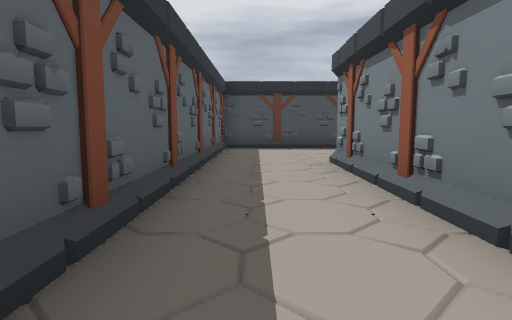
View 1 (above)

20 first-person views from a walk through a Godot game level. The camera is 1.4 m above the floor, tilts 6° down and sees 75° across. The floor is counted in squares, 2 m on a side. Each view is taken from the middle of a square. On the plan, view 1 faces up. The plan holds only what a view shows up to about 10 squares ahead; the rest is blank. The place goes on beyond the plan. Characters and animated objects are not drawn.

View 2
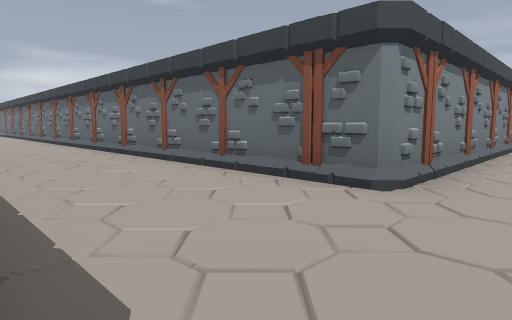

View 3
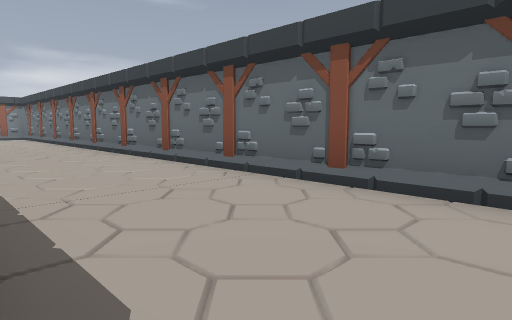

View 4
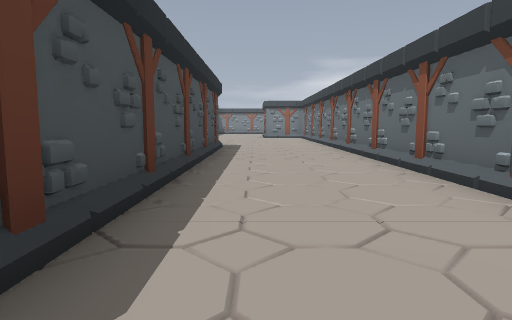

View 5
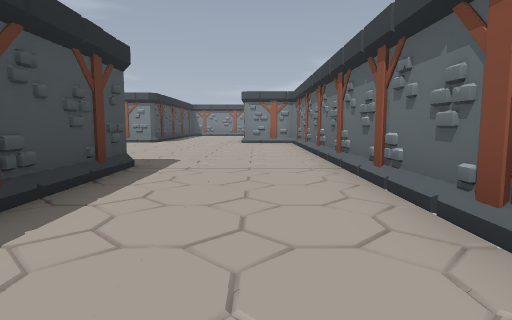

View 6
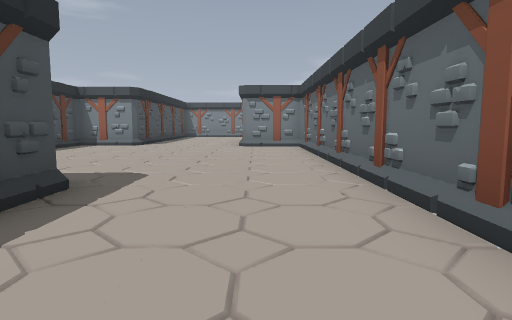

View 7
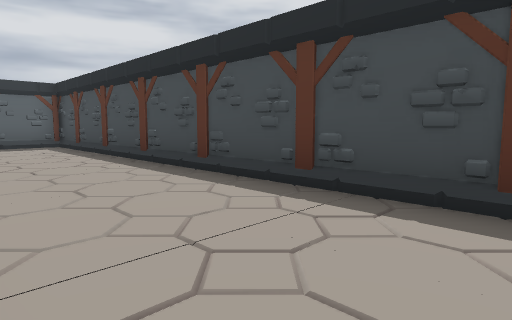

View 8
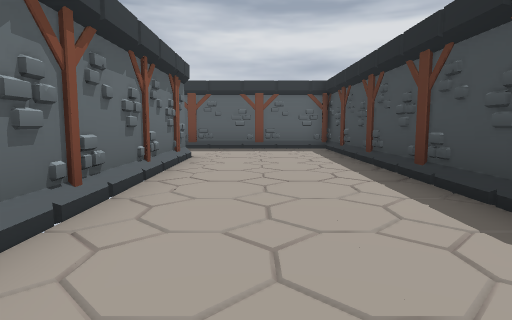

View 9
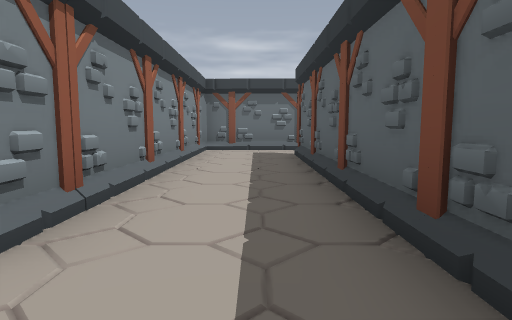

View 10
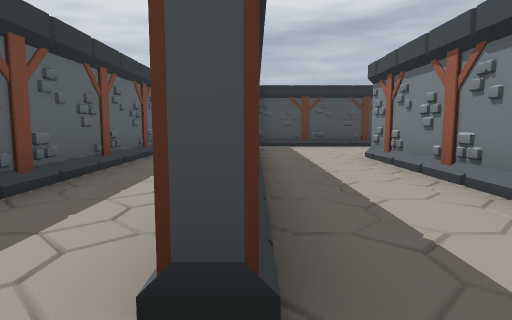

View 11
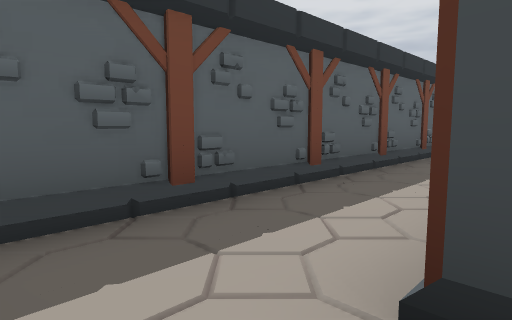

View 12
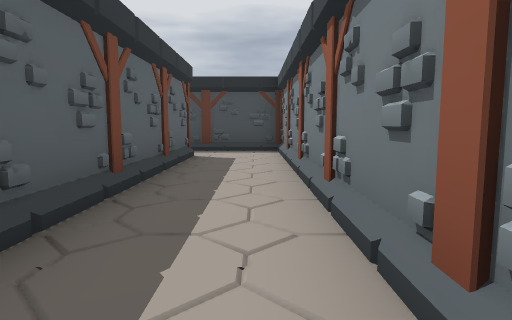

View 13
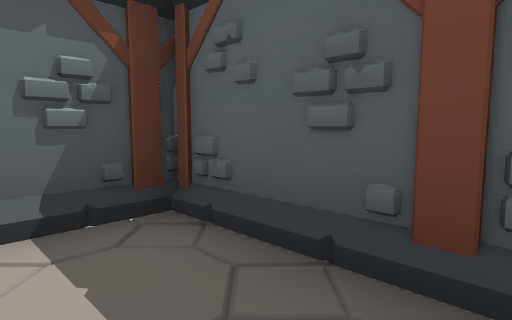

View 14
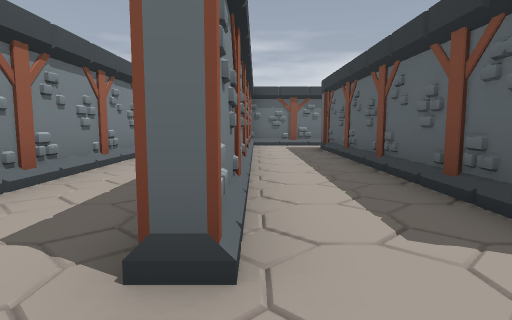

View 15
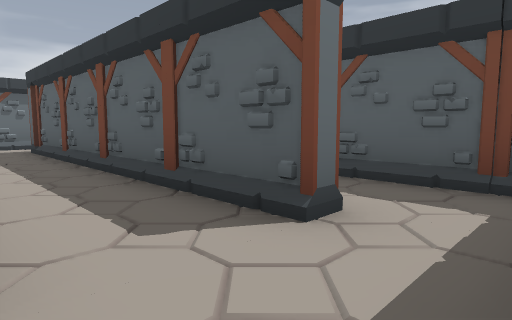

View 16
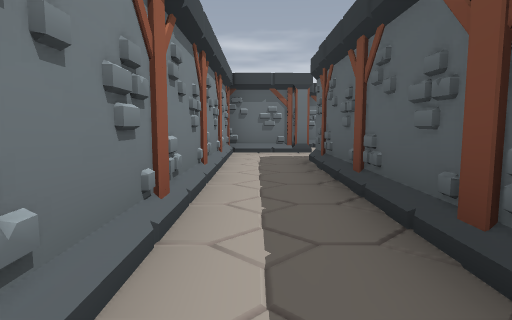

View 17
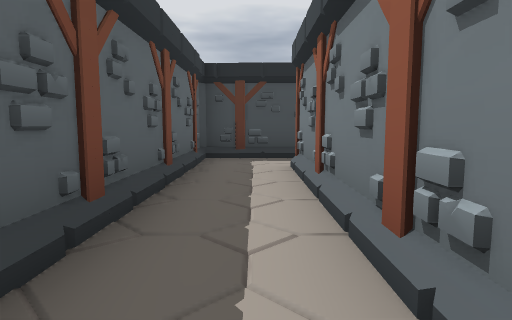

View 18
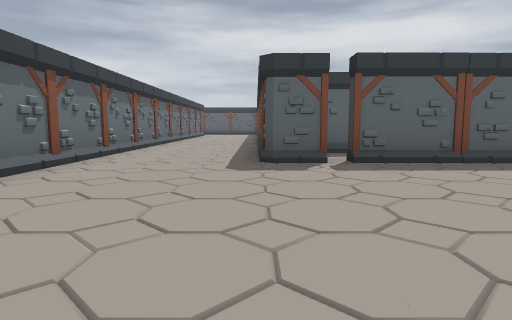

View 19
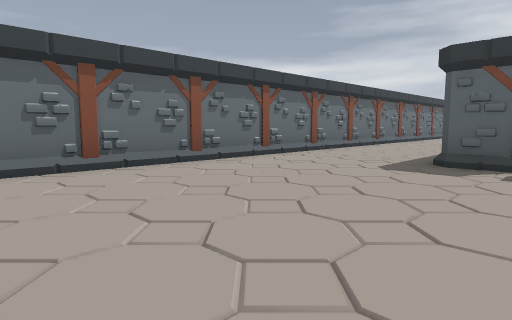

View 20
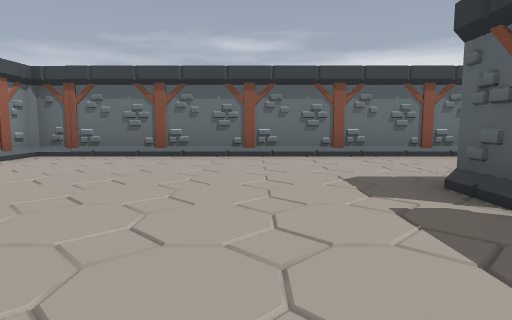

### Floor plan
Key: @ floor where view 1 was taken; # wall or solid block; . floor; / step, stairs or slope.
Columns run from 8 left of view 1 to 24 right of it. Each row starts with its distance up from view 1.
 14                          #...
 13                          ##......
 12                          ##......
 11 ###########################......
 10 .......#///////////////////......
  9 #......#.........................
  8 #.#.#..#.........................
  7 #.#.#..#.........................
  6 #.#.#..#..#######################
  5 #.#.#..#..#
  4 #.#.#..#..#
  3 ..#.#..#..#
  2 ..#.#..#..#
  1 ..#.#..#..#
  0 ###.#...@.#
 -1 # . #.....#
 -2   #########

Where each view was taken, in squares from view 1:
view 1: 0 up, 0 right, facing up
view 2: 10 up, 0 right, facing down-right
view 3: 10 up, 6 right, facing down-right
view 4: 9 up, 7 right, facing right
view 5: 8 up, 12 right, facing right
view 6: 8 up, 14 right, facing right
view 7: 7 up, 11 right, facing up-left
view 8: 8 up, 9 right, facing left
view 9: 8 up, 0 right, facing down
view 10: 1 down, 1 left, facing up
view 11: 1 down, 1 left, facing up-left
view 12: 1 up, 2 left, facing up
view 13: 1 up, 2 left, facing down-left
view 14: 10 up, 4 left, facing down
view 15: 10 up, 4 left, facing down-left
view 16: 9 up, 7 left, facing down
view 17: 3 up, 7 left, facing up
view 18: 10 up, 24 right, facing left
view 19: 12 up, 24 right, facing down-left
view 20: 14 up, 20 right, facing down
